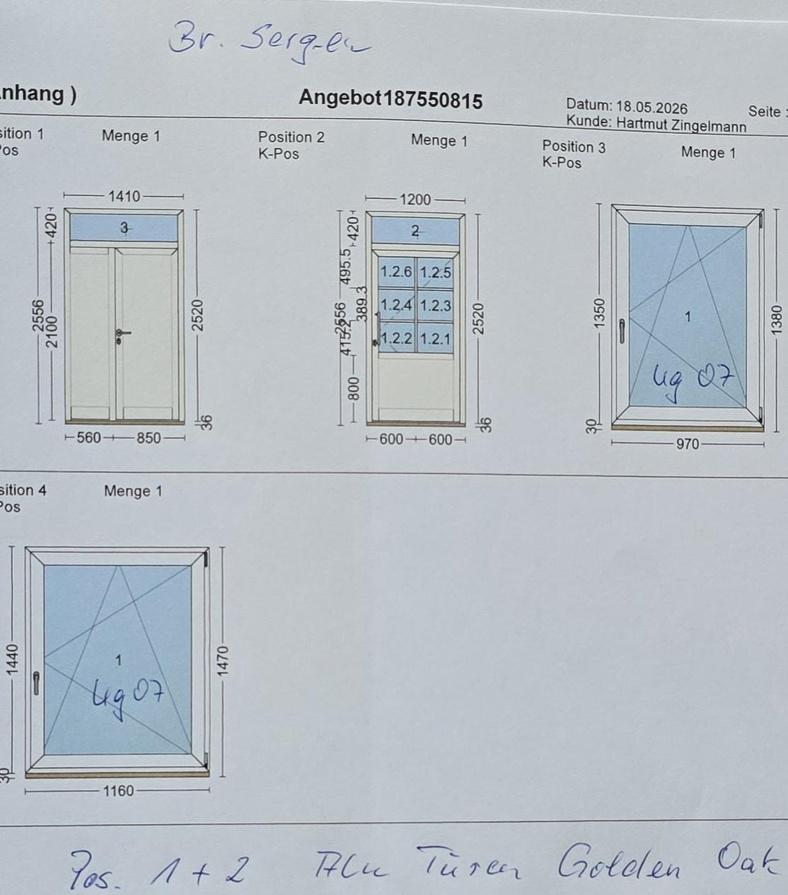
#> input picture samples/geometry_region.jpg, 788 x 895 px, shrunk from 1114 x 1265 before the run
$ python -i detect_dimension_regions.py   (imports and definitions only)
#> lines starting #> are read from the running program, lines starting #| are printed output that depends on the picture; after the words box and inside, x2 and y2 are one past the last pixel; in counts of white or black regions, pixels touching at a corner belong together
import cv2


LINE_THRESHOLD = 25
HORIZONTAL_GAP = 50


def detect_dimension_regions(image_path: str):

#> called with image_path = '../../../../samples/geometry_region.jpg'
    image = cv2.imread(
        image_path
    )
#> image is the input picture: shape (895, 788, 3); mean B, G, R 198.3, 191.5, 184.6

    gray = cv2.cvtColor(
        image,
        cv2.COLOR_BGR2GRAY
    )
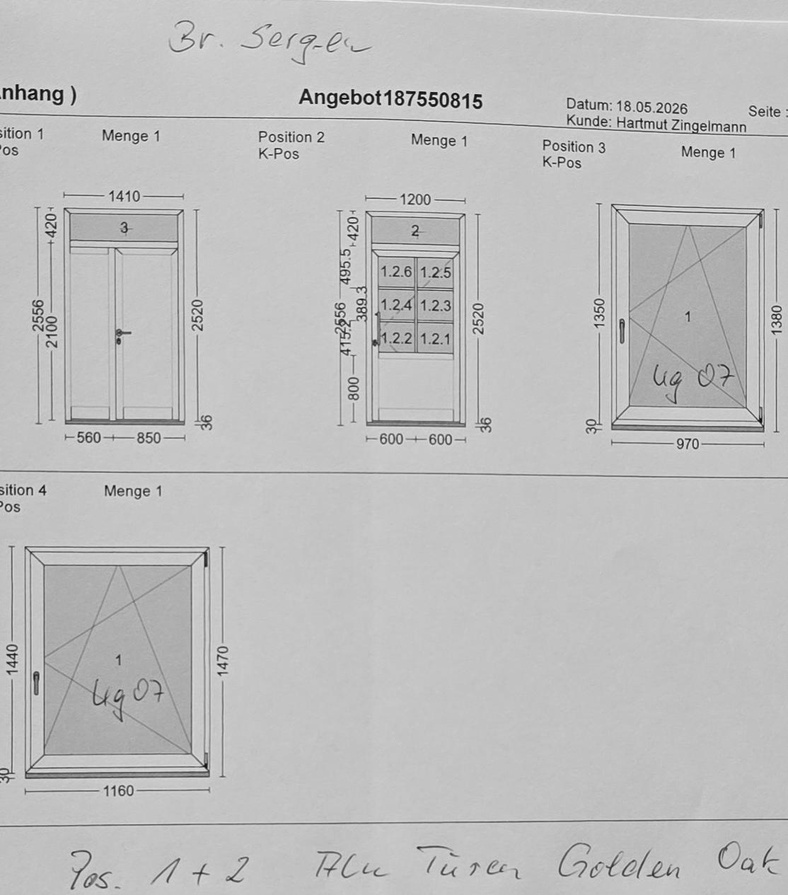
#> gray: shape (895, 788); min 0, max 252, mean 190.3

    blur = cv2.GaussianBlur(

        gray,

        (5, 5),

        0
    )

    thresh = cv2.adaptiveThreshold(

        blur,

        255,

        cv2.ADAPTIVE_THRESH_GAUSSIAN_C,

        cv2.THRESH_BINARY_INV,

        11,

        2
    )
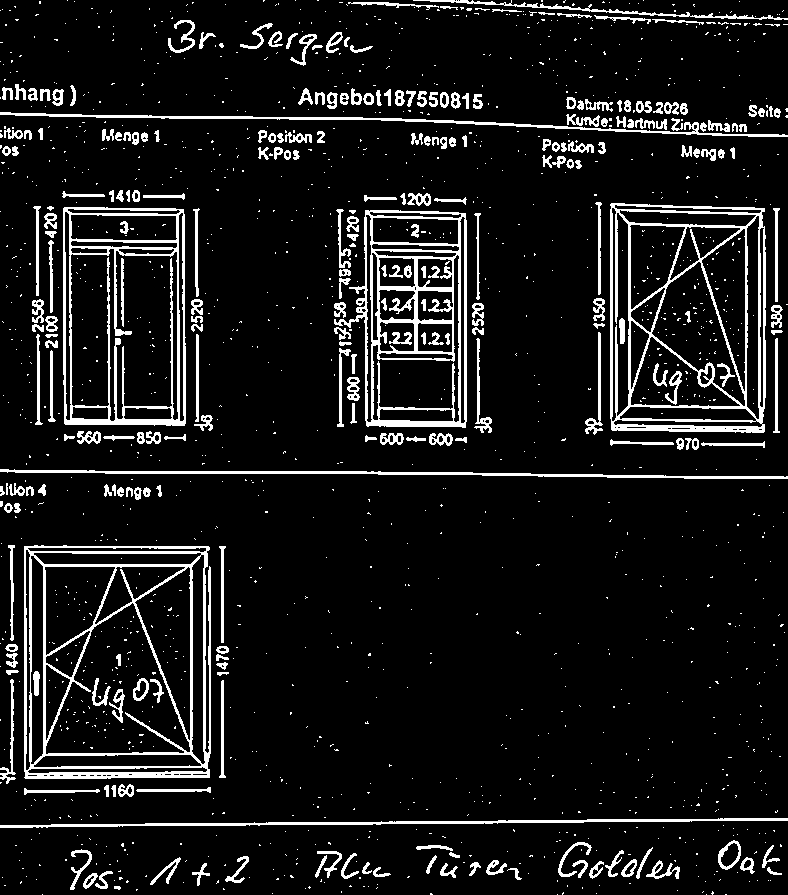
#> thresh: shape (895, 788); 9.4% white; 1597 white regions (1331 under 20 px)

    contours, _ = cv2.findContours(

        thresh,

        cv2.RETR_EXTERNAL,

        cv2.CHAIN_APPROX_SIMPLE
    )
#> contours = 1272 contours, 1044 with area under 20; largest, box (x1, y1, x2, y2) and area: (24, 545, 211, 779) 42264, (610, 203, 766, 433) 34724, (63, 207, 186, 426) 26220, (334, 210, 467, 428) 21944, (0, 469, 788, 479) 1511

    raw_regions = []

    for contour in contours:

        x, y, w, h = cv2.boundingRect(
            contour
        )

        if w < 8:
            continue

        if h < 8:
            continue

        if w > 80:
            continue

        if h > 80:
            continue

        raw_regions.append(
            (x, y, w, h)
        )
#> this loop made 1272 passes
#> (x, y, w, h) on passes 2 to 4: (706, 894, 1, 1), (557, 894, 1, 1), (42, 894, 1, 1)
#> after the loop, raw_regions = 133 items, first 6: (83, 873, 15, 16), (95, 871, 18, 18), (507, 868, 15, 12), (767, 867, 15, 8), (373, 867, 18, 10), (440, 863, 18, 15)

    raw_regions = sorted(
        raw_regions,
        key=lambda r: (r[1], r[0])
    )
#> raw_regions = 133 items, first 6: (594, 15, 57, 9), (168, 20, 27, 33), (240, 23, 33, 26), (268, 31, 15, 16), (199, 32, 17, 17), (326, 32, 17, 21)

    groups = []

    for region in raw_regions:

        x, y, w, h = region

        added = False

        for group in groups:

            gx, gy, gw, gh = group

            same_line = (
                abs(y - gy) < LINE_THRESHOLD
            )

            close_horizontal = (
                abs(x - (gx + gw)) < HORIZONTAL_GAP
            )

            if same_line and close_horizontal:

                new_x = min(gx, x)

                new_y = min(gy, y)

                new_w = max(
                    gx + gw,
                    x + w
                ) - new_x

                new_h = max(
                    gy + gh,
                    y + h
                ) - new_y

                group[0] = new_x
                group[1] = new_y
                group[2] = new_w
                group[3] = new_h

                added = True

                break

        if not added:

            groups.append(
                [x, y, w, h]
            )
#> this loop made 133 passes
#> (x, y, w, h) on passes 1 to 12: (594, 15, 57, 9), (168, 20, 27, 33), (240, 23, 33, 26), (268, 31, 15, 16), (199, 32, 17, 17), (326, 32, 17, 21), (286, 33, 12, 16), (290, 34, 27, 32), (350, 45, 23, 8), (15, 84, 11, 16), (2, 87, 11, 13), (28, 88, 10, 13)

    return [

        tuple(group)

        for group in groups
    ]

>>> result = detect_dimension_regions('../../../../samples/geometry_region.jpg')

$ run again, on samples/zapytanie1.jpg
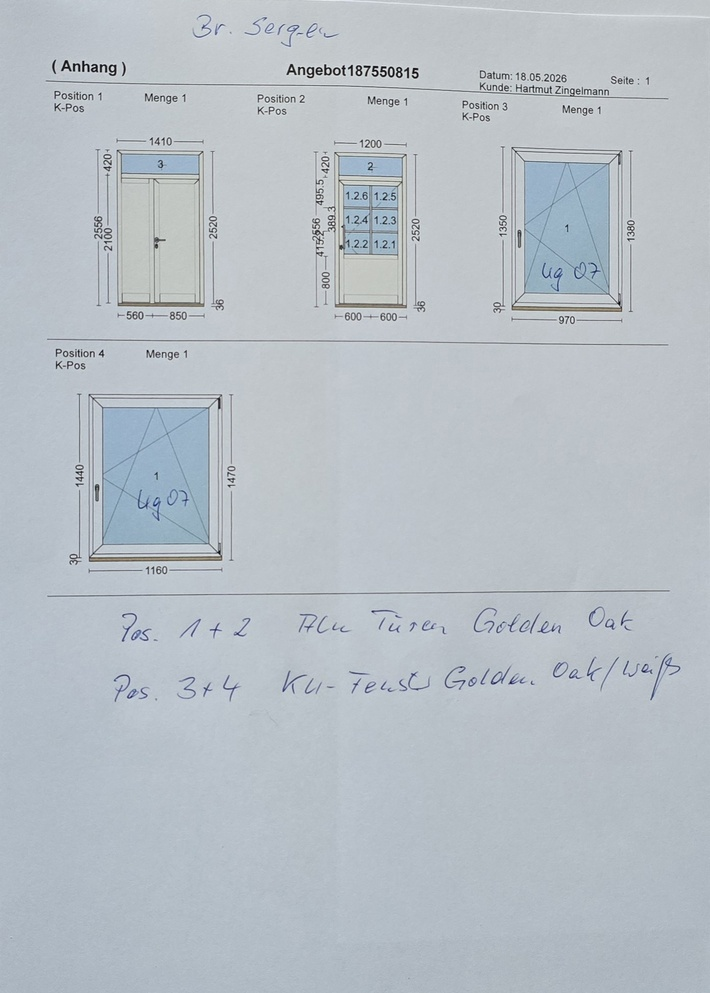
#> input picture samples/zapytanie1.jpg, 710 x 993 px, shrunk from 1392 x 1946 before the run
#> in detect_dimension_regions, image is the input picture: shape (993, 710, 3); mean B, G, R 198.1, 190.9, 183.1
#> in detect_dimension_regions, `gray = cv2.cvtColor( image, cv2.COLOR_BGR2GRAY )`:
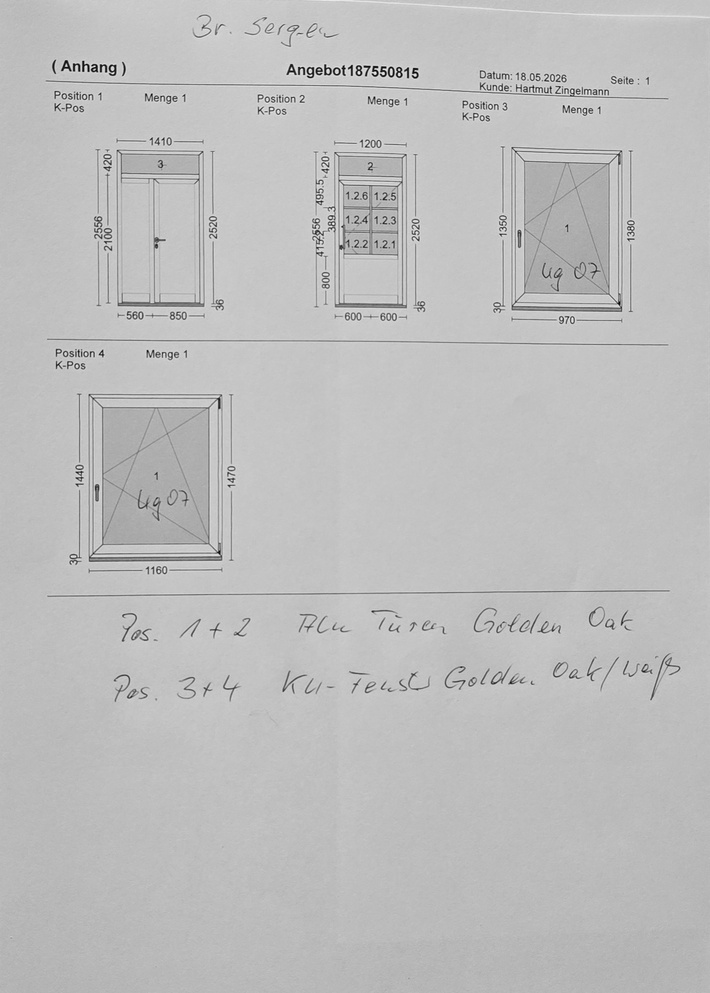
#> gray: shape (993, 710); min 2, max 255, mean 189.4
#> in detect_dimension_regions, `thresh = cv2.adaptiveThreshold(  blur,  255,  cv2.ADAPTIVE_THRESH_GAUS..`:
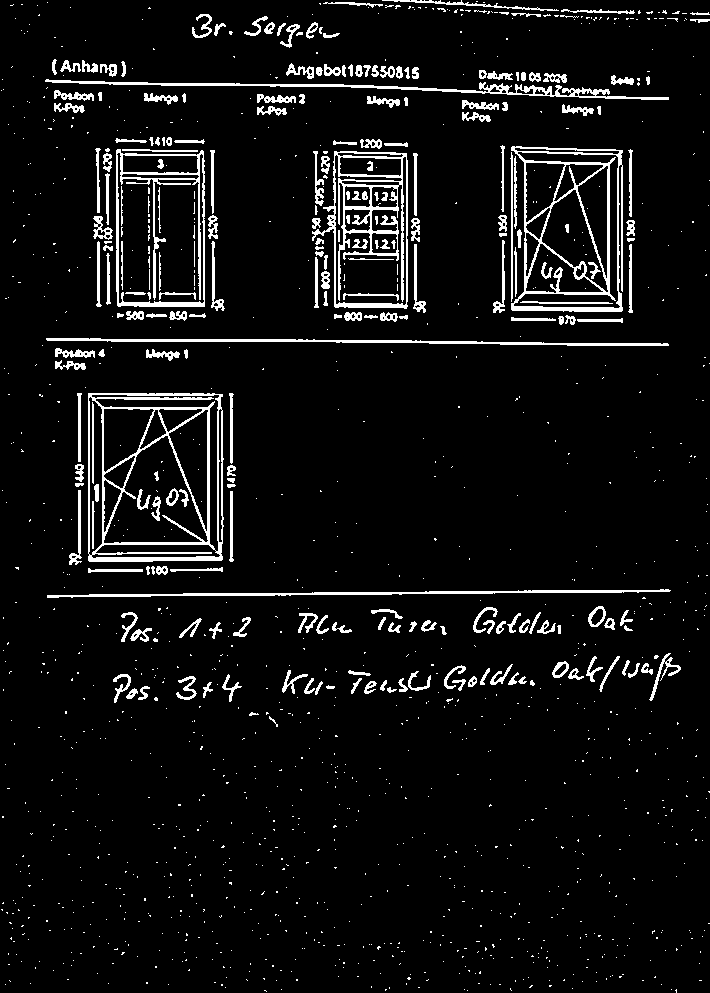
#> thresh: shape (993, 710); 6.4% white; 1377 white regions (1136 under 20 px)
#> contours = 1279 contours, 1108 with area under 20; largest, box (x1, y1, x2, y2) and area: (88, 393, 224, 562) 22392, (511, 146, 623, 312) 15764, (116, 149, 205, 307) 13370, (312, 151, 408, 309) 11477, (45, 79, 669, 100) 1670
#> the loop in detect_dimension_regions, `for contour in contours: ` made 1279 passes
#> (x, y, w, h) on passes 1, 4, 5: (467, 990, 1, 1), (671, 989, 1, 1), (464, 989, 1, 1)
#> after the loop in detect_dimension_regions, `for contour in contours:`: raw_regions = 108 items, first 6: (269, 716, 9, 11), (126, 688, 12, 11), (138, 686, 12, 14), (203, 682, 10, 16), (364, 681, 13, 13), (315, 681, 8, 14)
#> in detect_dimension_regions, `raw_regions = sorted( raw_regions, key=lambda r: (r[1], r[0]) )`: raw_regions = 108 items, first 6: (192, 14, 20, 24), (244, 16, 24, 20), (264, 22, 11, 12), (306, 22, 12, 17), (214, 23, 12, 13), (277, 23, 9, 13)
#> the loop in detect_dimension_regions, `for region in raw_regions: ` made 108 passes
#> after the loop in detect_dimension_regions, `for region in raw_regions:`: group = [126, 686, 24, 14]; groups = 53 items, first 6: [192, 14, 126, 34], [214, 23, 12, 13], [60, 60, 57, 17], [286, 63, 109, 16], [479, 70, 155, 15], [54, 90, 40, 23]
#> result = 53 items, first 6: (192, 14, 126, 34), (214, 23, 12, 13), (60, 60, 57, 17), (286, 63, 109, 16), (479, 70, 155, 15), (54, 90, 40, 23)
